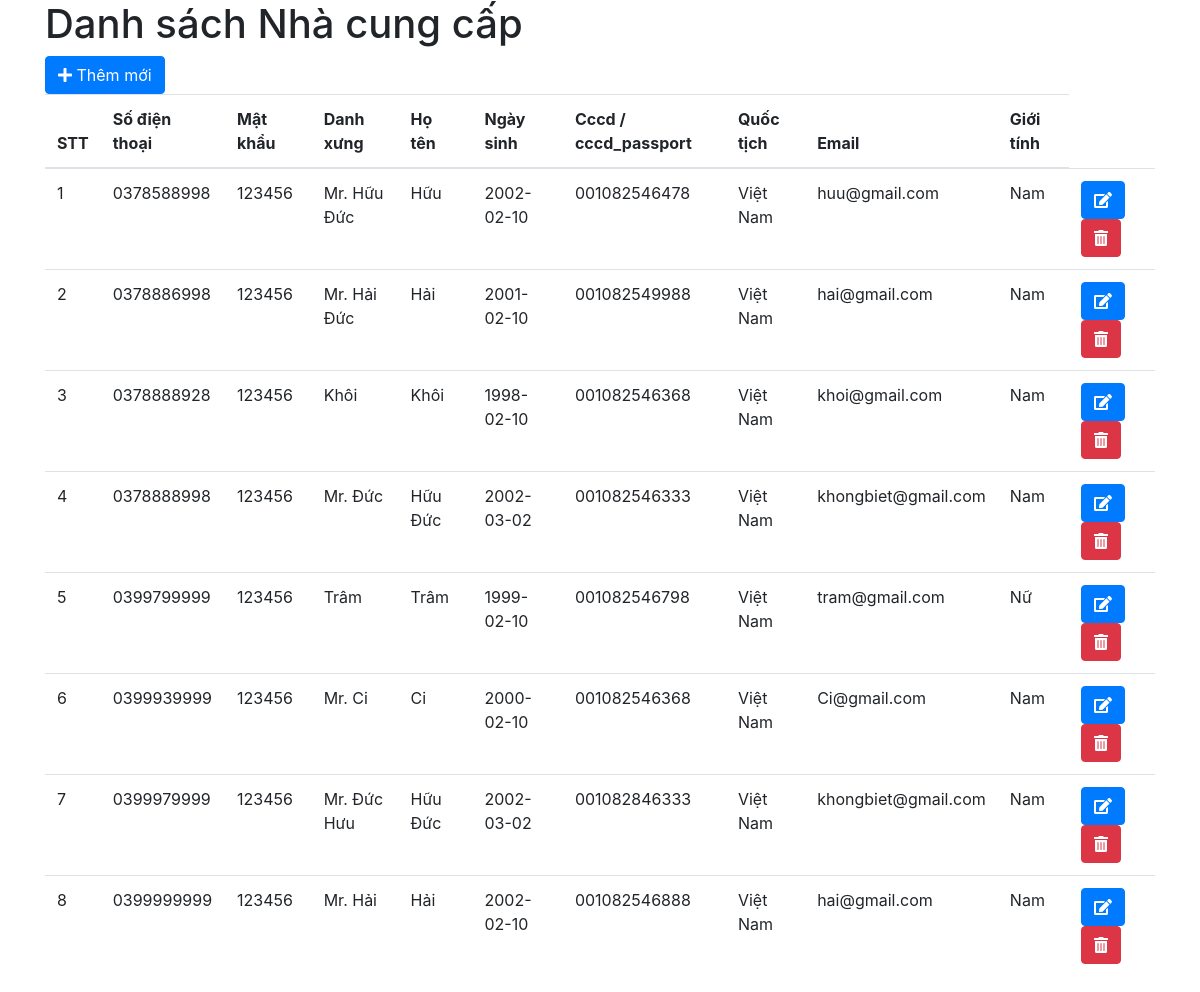
/view/clientManager.php, run on the app's committed database.
### tables this page shows
CREATE TABLE `khachhang` (
  `sdt` varchar(10) NOT NULL,
  `matkhau` varchar(50) NOT NULL,
  `danhxung` varchar(50) NULL,
  `hoten` varchar(50) NOT NULL,
  `ngaysinh` date DEFAULT NULL,
  `cccd_passport` varchar(20) NULL,
  `quoctich` varchar(50) NULL,
  `email` varchar(50) NOT NULL,
  `gioitinh` varchar(50) NULL
);

### view/clientManager.php (the view, shortened to what this page needs)
<!DOCTYPE html>
<html lang="en">
<head>
    <link rel="stylesheet" href="https://stackpath.bootstrapcdn.com/bootstrap/4.4.1/css/bootstrap.min.css">
</head>
<body>
    <div class="container">
        <h1>Danh sách Nhà cung cấp</h1>
        <?php
        $conn = connection::connectToDatabase ();
        $sql = "select * from `khachhang`";
        $result = mysqli_query($conn, $sql);
        $data = [];
        $rowNum = 1;
        while ($row = mysqli_fetch_array($result, MYSQLI_ASSOC)) {
            $data[] = array(
                'rowNum' => $rowNum,
                'sdt' => $row['sdt'],
                'matkhau' => $row['matkhau'],
                'danhxung' => $row['danhxung'],
                'hoten' => $row['hoten'],
                'ngaysinh' => $row['ngaysinh'],
                'cccd_passport' => $row['cccd_passport'],
                'quoctich' => $row['quoctich'],
                'email' => $row['email'],
                'gioitinh' => $row['gioitinh'],
            );
            $rowNum++;
        }
        ?>
        <a href="create.php" class="btn btn-primary">
            <i class="fas fa-plus"></i> Thêm mới
        </a>
        <table class="table table-borderd">
            <thead>
                <tr>
                    <th>STT</th>
                    <th>Số điện thoại</th>
                    <th>Mật khẩu</th>
                    <th>Danh xưng</th>
                    <th>Họ tên</th>
                    <th>Ngày sinh</th>
                    <th>Cccd / cccd_passport</th>
                    <th>Quốc tịch</th>
                    <th>Email</th>
                    <th>Giới tính</th>
                </tr>
            </thead>
            <tbody>
                <?php foreach ($data as $row) : ?>
                    <tr>
                        <td><?php echo $row['rowNum']; ?></td>
                        <td><?php echo $row['sdt']; ?></td>
                        <td><?php echo $row['matkhau']; ?></td>
                        <td><?php echo $row['danhxung']; ?></td>
                        <td><?php echo $row['hoten']; ?></td>
                        <td><?php echo $row['ngaysinh']; ?></td>
                        <td><?php echo $row['cccd_passport']; ?></td>
                        <td><?php echo $row['quoctich']; ?></td>
                        <td><?php echo $row['email']; ?></td>
                        <td><?php echo $row['gioitinh']; ?></td>
                        <td>
                            <a href="editManager.php?sdt=<?php echo $row['sdt']; ?>" id="btnUpdate" class="btn btn-primary">
                                <i class="fas fa-edit"></i>
                            </a>
                            <a href="deleteManager.php?sdt=<?php echo $row['sdt']; ?>" id="btnDelete" class="btn btn-danger">
                                <i class="fas fa-trash-alt"></i>
                            </a>
                        </td>
                    </tr>
                <?php endforeach; ?>
            </tbody>
        </table>
    </div>
</body>
</html>

### data on the page
khachhang: rowNum "1", sdt "0378588998", matkhau "123456", danhxung "Mr. Hữu Đức", hoten "Hữu", ngaysinh "2002-02-10", cccd_passport "001082546478", quoctich "Việt Nam", email "huu@gmail.com", gioitinh "Nam"
khachhang: rowNum "2", sdt "0378886998", matkhau "123456", danhxung "Mr. Hải Đức", hoten "Hải", ngaysinh "2001-02-10", cccd_passport "001082549988", quoctich "Việt Nam", email "hai@gmail.com", gioitinh "Nam"
khachhang: rowNum "3", sdt "0378888928", matkhau "123456", danhxung "Khôi", hoten "Khôi", ngaysinh "1998-02-10", cccd_passport "001082546368", quoctich "Việt Nam", email "khoi@gmail.com", gioitinh "Nam"
khachhang: rowNum "4", sdt "0378888998", matkhau "123456", danhxung "Mr. Đức", hoten "Hữu Đức", ngaysinh "2002-03-02", cccd_passport "001082546333", quoctich "Việt Nam", email "khongbiet@gmail.com", gioitinh "Nam"
khachhang: rowNum "5", sdt "0399799999", matkhau "123456", danhxung "Trâm", hoten "Trâm", ngaysinh "1999-02-10", cccd_passport "001082546798", quoctich "Việt Nam", email "tram@gmail.com", gioitinh "Nữ"
khachhang: rowNum "6", sdt "0399939999", matkhau "123456", danhxung "Mr. Ci", hoten "Ci", ngaysinh "2000-02-10", cccd_passport "001082546368", quoctich "Việt Nam", email "Ci@gmail.com", gioitinh "Nam"
khachhang: rowNum "7", sdt "0399979999", matkhau "123456", danhxung "Mr. Đức Hưu", hoten "Hữu Đức", ngaysinh "2002-03-02", cccd_passport "001082846333", quoctich "Việt Nam", email "khongbiet@gmail.com", gioitinh "Nam"
khachhang: rowNum "8", sdt "0399999999", matkhau "123456", danhxung "Mr. Hải", hoten "Hải", ngaysinh "2002-02-10", cccd_passport "001082546888", quoctich "Việt Nam", email "hai@gmail.com", gioitinh "Nam"
